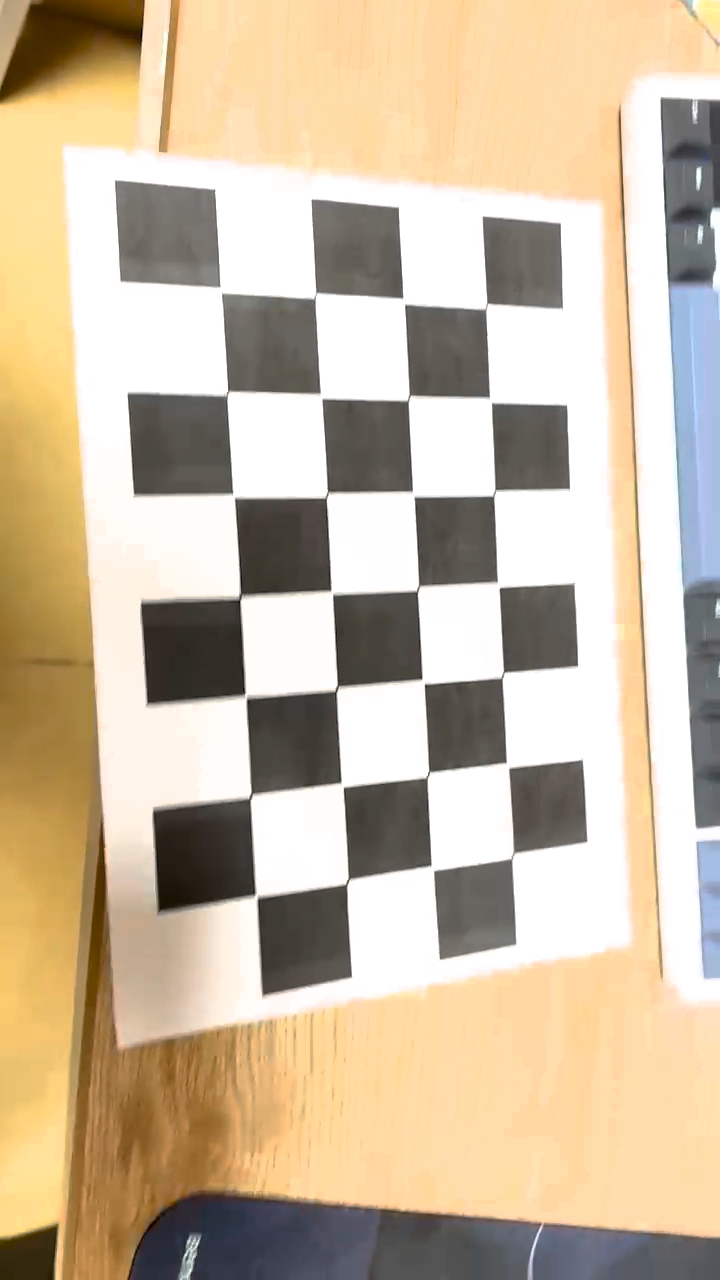
#> input picture frame 45 of data/chessboard.mp4, 720 x 1280 px
$ python distortion_correction.py
#> lines starting #> are read from the running program, lines starting #| are printed output that depends on the picture; after the words box and inside, x2 and y2 are one past the last pixel; in counts of white or black regions, pixels touching at a corner belong together
import numpy as np
import cv2 as cv

# The given video and calibration data
video_file = 'data/chessboard.mp4'
K = np.array([[1.16604299e+03, 0.00000000e+00, 6.59299947e+02],
 [0.00000000e+00, 1.16211608e+03 ,3.68545490e+02],
              [0,0,1]])  # Derived from `calibrate_camera.py`
dist_coeff = np.array([ 3.11412614e-01, -2.17131657e+00,  4.03162439e-03 , 4.95420557e-03,
  4.87666542e+00])

# Open a video
video = cv.VideoCapture(video_file)
assert video.isOpened(), 'Cannot read the given input, ' + video_file

# Run distortion correction
show_rectify = True
map1, map2 = None, None
while True:
    # Read an image from the video
    valid, img = video.read()
#> img is the input picture: shape (1280, 720, 3); mean B, G, R 161.1, 185.7, 202.2
    if not valid:
        break

    # Rectify geometric distortion (Alternative: `cv.undistort()`)
    info = "Original"
    if show_rectify:
        if map1 is None or map2 is None:
            map1, map2 = cv.initUndistortRectifyMap(K, dist_coeff, None, None, (img.shape[1], img.shape[0]),
                                                    cv.CV_32FC1)
        img = cv.remap(img, map1, map2, interpolation=cv.INTER_LINEAR)
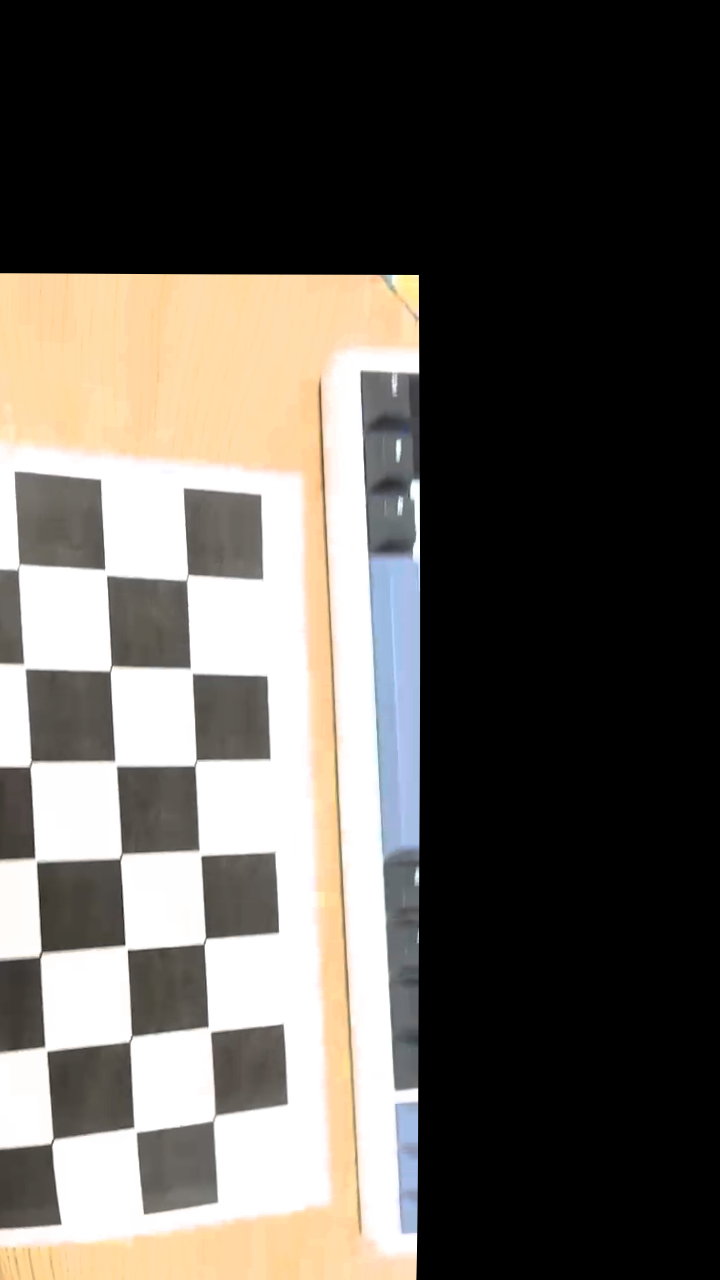
#> img: shape (1280, 720, 3); mean B, G, R 84.6, 90.5, 94.9
        info = "Rectified"
    cv.putText(img, info, (10, 25), cv.FONT_HERSHEY_DUPLEX, 0.6, (0, 255, 0))
#> img: shape (1280, 720, 3); 0.03% of pixels changed, all inside (x1, y1, x2, y2) = (12, 12, 91, 26)

    # Show the image and process the key event
    cv.imshow("Geometric Distortion Correction", img)
    key = cv.waitKey(10)
#> (key Esc is pressed here)
    if key == ord(' '):  # Space: Pause
        key = cv.waitKey()
    if key == 27:  # ESC: Exit
        break
    elif key == ord('\t'):  # Tab: Toggle the mode
        show_rectify = not show_rectify

video.release()
cv.destroyAllWindows()

$ run again, starting later in the video
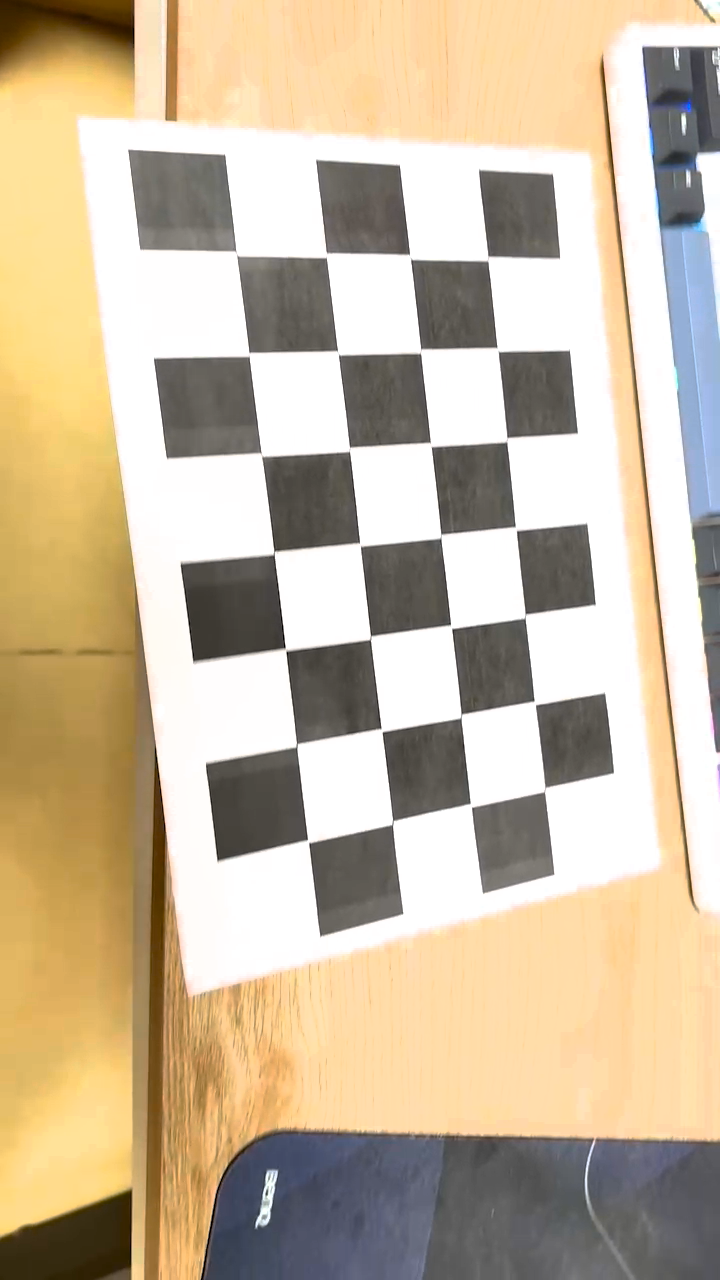
#> input picture frame 204 of data/chessboard.mp4, 720 x 1280 px
#> img is the input picture: shape (1280, 720, 3); mean B, G, R 158.8, 184.1, 199.8
#> `img = cv.remap(img, map1, map2, interpolation=cv.INTER_LINEAR)`:
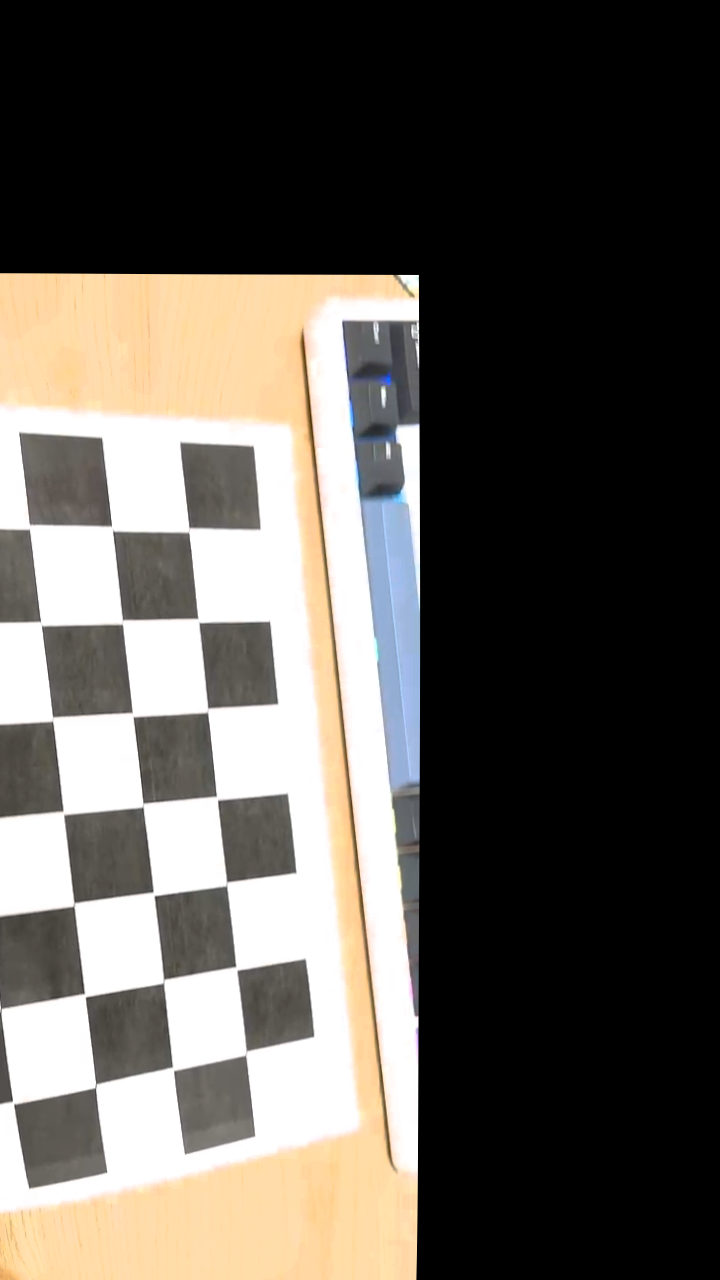
#> img: shape (1280, 720, 3); mean B, G, R 83.9, 90.1, 94.7

$ run again, starting later in the video
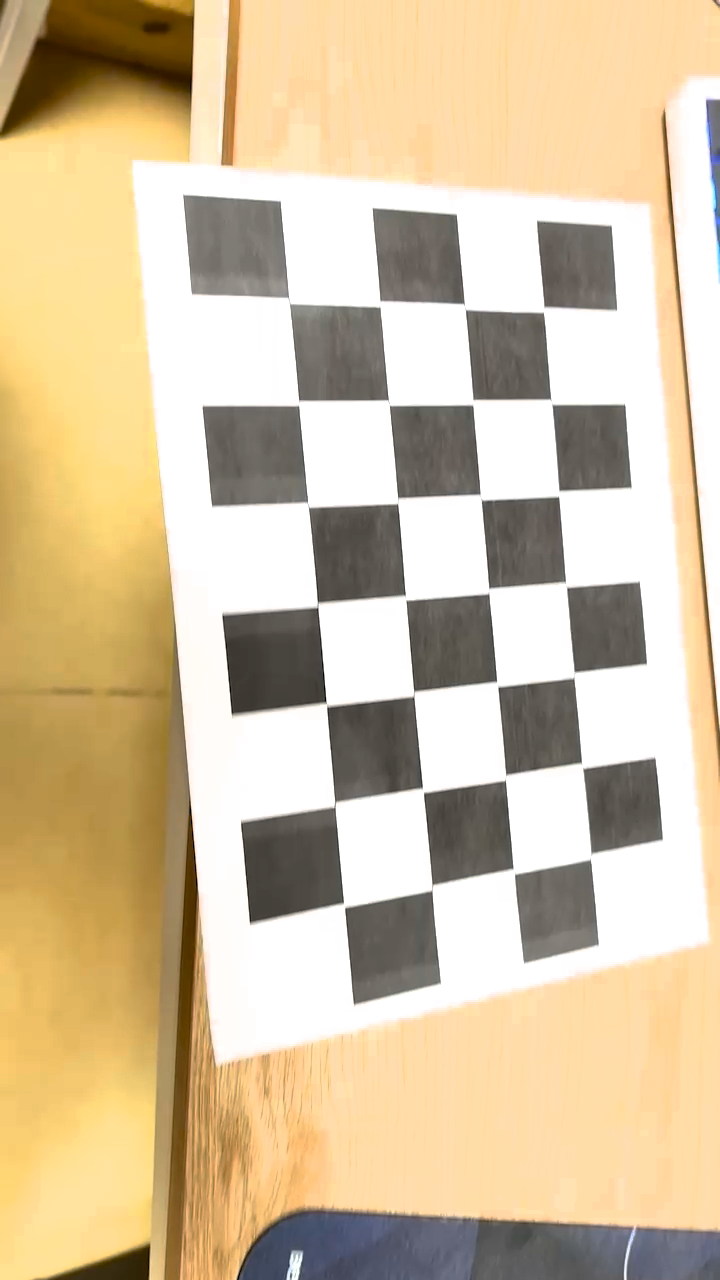
#> input picture frame 363 of data/chessboard.mp4, 720 x 1280 px
#> img is the input picture: shape (1280, 720, 3); mean B, G, R 160.3, 192.5, 211.1
#> `img = cv.remap(img, map1, map2, interpolation=cv.INTER_LINEAR)`:
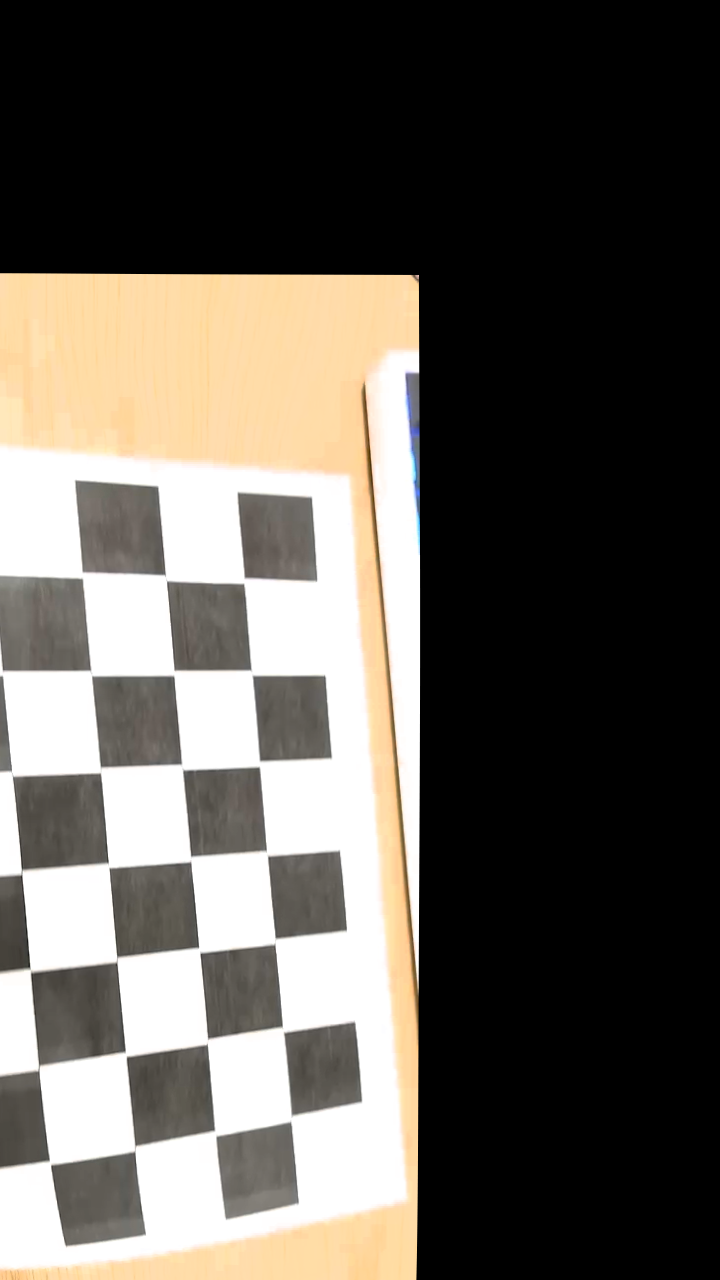
#> img: shape (1280, 720, 3); mean B, G, R 84.5, 91.3, 96
